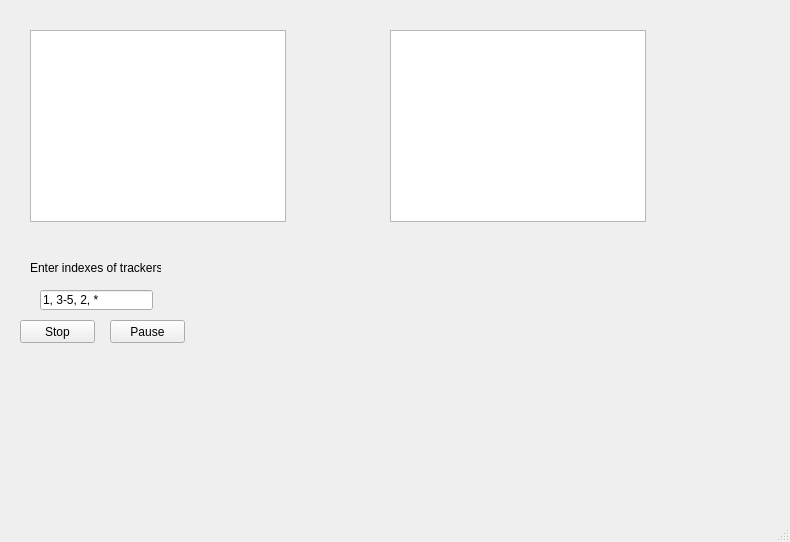
<?xml version="1.0" encoding="UTF-8"?>
<ui version="4.0">
 <class>MainWindow</class>
 <widget class="QMainWindow" name="MainWindow">
  <property name="geometry">
   <rect>
    <x>0</x>
    <y>0</y>
    <width>790</width>
    <height>542</height>
   </rect>
  </property>
  <property name="windowTitle">
   <string>Tracking Optimizer</string>
  </property>
  <property name="tabShape">
   <enum>QTabWidget::Rounded</enum>
  </property>
  <widget class="QWidget" name="centralwidget">
   <widget class="QListView" name="listView">
    <property name="geometry">
     <rect>
      <x>30</x>
      <y>30</y>
      <width>256</width>
      <height>192</height>
     </rect>
    </property>
   </widget>
   <widget class="QTableView" name="tableView">
    <property name="geometry">
     <rect>
      <x>390</x>
      <y>30</y>
      <width>256</width>
      <height>192</height>
     </rect>
    </property>
   </widget>
   <widget class="QLineEdit" name="trackersIndex">
    <property name="geometry">
     <rect>
      <x>40</x>
      <y>290</y>
      <width>113</width>
      <height>20</height>
     </rect>
    </property>
    <property name="inputMask">
     <string>1, 3-5, 2, *</string>
    </property>
    <property name="text">
     <string>1, 3-5, 2, *</string>
    </property>
   </widget>
   <widget class="QLabel" name="label">
    <property name="geometry">
     <rect>
      <x>30</x>
      <y>260</y>
      <width>131</width>
      <height>16</height>
     </rect>
    </property>
    <property name="text">
     <string>Enter indexes of trackers</string>
    </property>
   </widget>
   <widget class="QPushButton" name="stopButton">
    <property name="geometry">
     <rect>
      <x>20</x>
      <y>320</y>
      <width>75</width>
      <height>23</height>
     </rect>
    </property>
    <property name="text">
     <string>Stop</string>
    </property>
   </widget>
   <widget class="QPushButton" name="pauseButton">
    <property name="geometry">
     <rect>
      <x>110</x>
      <y>320</y>
      <width>75</width>
      <height>23</height>
     </rect>
    </property>
    <property name="text">
     <string>Pause</string>
    </property>
   </widget>
  </widget>
  <widget class="QMenuBar" name="menubar">
   <property name="geometry">
    <rect>
     <x>0</x>
     <y>0</y>
     <width>790</width>
     <height>21</height>
    </rect>
   </property>
  </widget>
  <widget class="QStatusBar" name="statusbar"/>
 </widget>
 <resources/>
 <connections/>
</ui>
